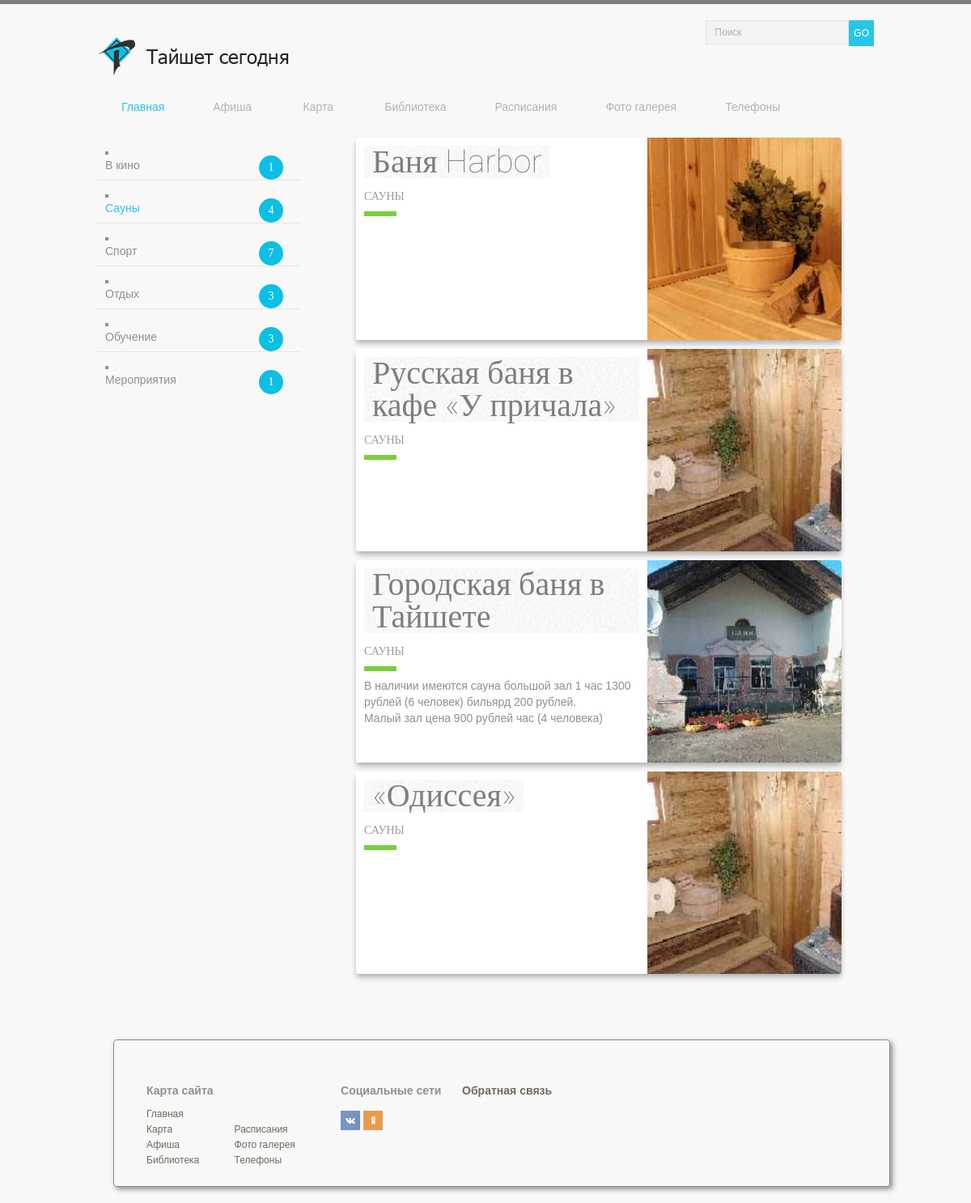
Before: /saunaAfisha.php with the older database file.
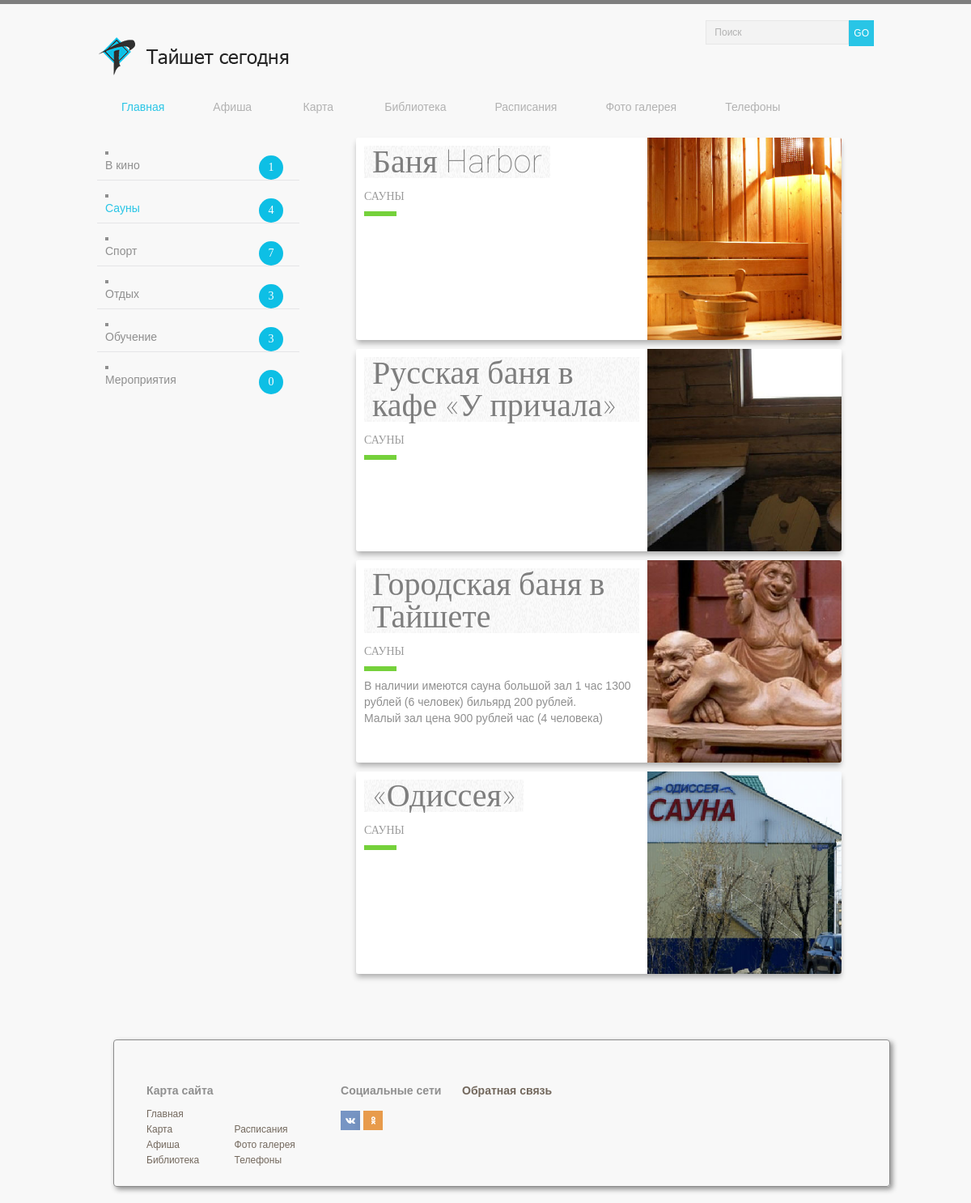
After: the same page with the newer database file.
### tables this page shows
CREATE TABLE afisha (id INTEGER PRIMARY KEY, name_tipe TEXT, img TEXT, zag TEXT, date TEXT, time TIME, place TEXT, tel TEXT, money TEXT, tipe TEXT);

### template/blockPageAfishaFore.php (the view, shortened to what this page needs)
<section>
	<?php
    $db = new PDO("sqlite:admin/post3.db");
  	$res = $db->query("SELECT * FROM afisha WHERE name_tipe = 'сауны';");
	foreach ($res as $array) {
		$block_img = $array['img'];
		$block_zag = $array['zag'];
        $block_text = $array['tipe'];
        $block_tipe = $array['name_tipe'];
		 echo("<div class=\"blog-card alt\">");
	     echo("<div class=\"photo\" style=\"background: url(".$block_img.") center / cover no-repeat;\"></div>");
		 echo("<div class=\"description\">");
		 echo("<h1>".$block_zag."</h1>");
		 echo("<h2>".$block_tipe."</h2>");
		 echo("<p class=\"summary\">".$block_text."</p>");
	     echo("</div>");
		 echo("</div>");
		 }
	?>
</section>

### saunaAfisha.php
<div id="wrapper">
<?php
include 'template/config.php';
include 'template/head.php';
include 'template/leftMenuAfisha.php';
include 'template/blockPageAfishaFore.php';
include 'template/footer.php';
?>
</div>

### template/config.php (shortened to what this page needs)
<?php
  $menu[0][0]='Главная';
  $menu[0][1]='/index.php';
  $menu[1][0]='Афиша';
  $menu[1][1]='/afisha.php';
  $menu[2][0]='Библиотека';
  $menu[2][1]='/library.php';
  $menu[3][0]='Расписания';
  $menu[3][1]='/raspisaniya_avtobusov_taishet.php';
  $menu[4][0]='Фото галерея';
  $menu[4][1]='/galary.php';
  $menu[5][0]='Телефоны';
  $menu[5][1]='/telefon.php';
  $menu[6][0]='Карта';
  $menu[6][1]='/map.php';
echo '<!DOCTYPE HTML PUBLIC "-//W3C//DTD HTML 4.0 Transitional//EN">';
echo '<html><head><meta charset="utf-8">';
echo '<link rel="stylesheet" href="path/to/font-awesome/css/font-awesome.min.css"><link rel="stylesheet" href="/css/main.css" type="text/css"/><link rel="stylesheet" type="text/css" href="http://fonts.googleapis.com/css?family=Roboto|Noto+Serif|Open+Sans:300,400,700">';
echo '</head><body>';
?>

### template/head.php
<header>
<a href="/"><img src="/imges/logohead.png" alt="Тайшет сегодня"></a>
	<form name="search" action="search.php" method="post">
	<input type="text" name="zpr" id="search_box" class="search_box" value="Поиск" onfocus="if(this.value =='Поиск')this.value ='';" onblur="if(this.value=='')this.value='Поиск';"><button type="submit" class="search_button" name="submit" value="Search">GO</button>
	</form>
	<nav>
<?php
echo'<ul class="top-menu">
		<li><a href="'.$menu[0][1].'"';
		if($get_in==0){ echo 'style="color:#29c5e6;"'; }
		echo '>'.$menu[0][0].'</a></li><li><a href="'.$menu[1][1].'"';
		if($get_in==1){ echo 'style="color:#29c5e6;"'; }
		echo '>'.$menu[1][0].'</a></li>
		<li><a href="'.$menu[6][1].'"';
		if($get_in==6){ echo 'style="color:#29c5e6;"'; }
		echo '>'.$menu[6][0].'</a></li>
		<li><a href="'.$menu[2][1].'"';
		if($get_in==2){ echo 'style="color:#29c5e6;"'; }
		echo '>'.$menu[2][0].'</a></li><li><a href="'.$menu[3][1].'"';
		if($get_in==3){ echo 'style="color:#29c5e6;"'; }
		echo '>'.$menu[3][0].'</a></li><li><a href="'.$menu[4][1].'"';
		if($get_in==4){ echo 'style="color:#29c5e6;"'; }
		echo '>'.$menu[4][0].'</a></li><li><a href="'.$menu[5][1].'"';
		if($get_in==5){ echo 'style="color:#29c5e6;"'; }
		echo '>'.$menu[5][0].'</a></li></ul>';
?>
</nav>
</header>

### template/leftMenuAfisha.php
<aside>
<nav>
	<ul class="aside-menu">
	<?php
	$db = new PDO("sqlite:admin/post3.db");
  	$res = $db->query("SELECT COUNT(id) FROM afisha WHERE name_tipe = 'мероприятия';");
  	$resTwo = $db->query("SELECT COUNT(id) FROM afisha WHERE name_tipe = 'кино';");
  	$resThree = $db->query("SELECT COUNT(id) FROM afisha WHERE name_tipe = 'сауны';");
  	$resFore = $db->query("SELECT COUNT(id) FROM afisha WHERE name_tipe = 'спорт';");
  	$resFive = $db->query("SELECT COUNT(id) FROM afisha WHERE name_tipe = 'отдых';");
  	$resSix = $db->query("SELECT COUNT(id) FROM afisha WHERE name_tipe = 'обучение';");
  	$rows= $res->fetchColumn();
  	$rowsTwo= $resTwo->fetchColumn();
    $rowsThree= $resThree->fetchColumn();
    $rowsFore= $resFore->fetchColumn();
    $rowsFive= $resFive->fetchColumn();
     $rowsSix= $resSix->fetchColumn();
		echo("<li><a href=\"afisha.php\">В кино</a><p class=\"blueBlock\">".$rowsTwo."</p></li>");
		echo("<li><a href=\"saunaAfisha.php\">Сауны<p class=\"blueBlock\">".$rowsThree."</p></a></li>");
		echo("<li><a href=\"sportAfisha.php\">Спорт<p class=\"blueBlock\">".$rowsFore."</p></a></li>");
		echo("<li><a href=\"restAfisha.php\">Отдых<p class=\"blueBlock\">".$rowsFive."</p></a></li>");
		echo("<li><a href=\"aducationAfisha.php\">Обучение<p class=\"blueBlock\">".$rowsSix."</p></a></li>");
		echo("<li><a href=\"sityAfisha.php\">Мероприятия<p class=\"blueBlock\">".$rows."</p></a></li>");
		?>
	</ul>
</nav>
</aside>

### template/footer.php
<footer>
	<div id="footer">
		<div id="sitemap">
	<h3>Карта сайта</h3>
	<div>
		<a href="index.php">Главная</a>
		<a href="map.php">Карта</a>
		<a href="afisha.php">Афиша</a>
		<a href="library.php">Библиотека</a>
	</div>
	<div>
		<a href="raspisaniya_avtobusov_taishet.php">Расписания</a>
		<a href="galary.php">Фото галерея</a>
		<a href="telefon.php">Телефоны</a>
	</div>
		</div>
		<div id="social">
			<h3>Социальные сети</h3>
	<a href="https://vk.com/taishettoday" class="social-icon-small ok"></a>
	<a href="http://ok.ru/sobytiyavt" class="social-icon-small twetter"></a>
		</div>
		<div id="form">
		<h3><a href="form.php">Обратная связь</a></h3>
		</div>
	</div>
</footer>

Changed rows visible on the page:
changed afisha "Баня Harbor": img: a different picture
changed afisha "Русская баня в кафе «У причала»": img: a different picture
changed afisha "Городская баня в Тайшете": img: a different picture
changed afisha "«Одиссея»": img: a different picture
Other visible differences:
$rows: "1" → "0"
